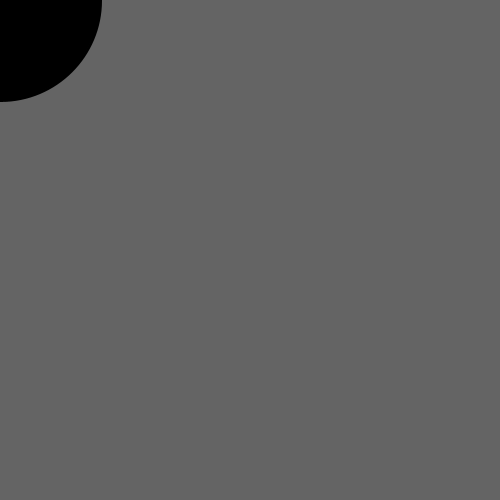
Frame 1 (no input)
Frame 60 (the mouse pressed at the canvas centre just before this capture): identical to frame 1, image omitted
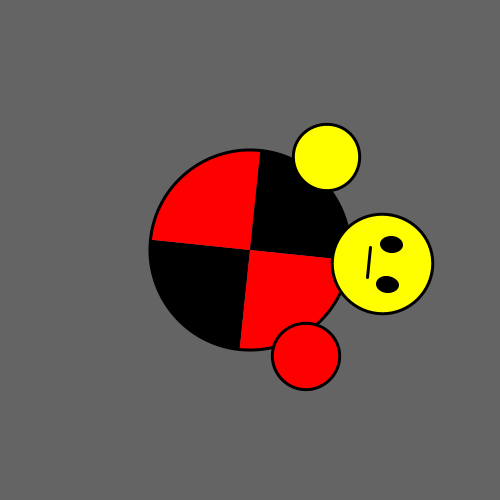
Frame 120 (the mouse held since frame 60 and released just before this capture)

The Processing sketch that drew these frames (run headless with seeded random() and noise(); from frame 60 on, the mouse is pressed at the canvas centre):

// Processing sketch: processing_98888
// ── processing_98888.pde

float x, y, rad;

void setup()
{
  size(500, 500);
  ellipseMode(CENTER);
  smooth();
  strokeWeight(3);
}

void draw()
{
  background(100);
  rad = 200;
  x = width/2;
  y = width/2;
  translate(mouseX, mouseY);
  rotate((mouseX/TWO_PI/5));
  //body
  fill(0);
  arc(0, 0, rad, rad, 0, PI/2);
  fill(255, 0, 0);
  arc(0, 0, rad, rad, PI/2, PI);
  fill(0);
  arc(0, 0, rad, rad, PI, (3*PI)/2);
  fill(255, 0, 0);
  arc(0, 0, rad, rad, (3*PI)/2, 2*PI);
  //head
  fill(255, 255, 0);
  ellipse(0, -(2*rad)/3, rad/2, rad/2);
  //eyes & mouth
  fill(0);  
  ellipse(-20, -rad/2-40, rad/15, rad/10);
  ellipse(20, -rad/2-40, rad/15, rad/10);
  line(-15, -rad/2-20, 15, -rad/2-20);
  //left hand
  fill(255, 255, 0);
  ellipse(-rad/2, -rad/3, rad/3, rad/3);
  //right hand
  fill(255, 0, 0);
  ellipse(rad/2, -rad/3, rad/3, rad/3);

  if (mousePressed && (mouseButton == RIGHT))
  {
    pushStyle();
    fill(255, 0, 0);
    strokeWeight(5);
    ellipse(rad/2, -rad/3, 2*(rad/3), 2*(rad/3));
    popStyle();
  }

  if (mousePressed && (mouseButton == LEFT))
  {
    pushStyle();
    fill(255, 255, 0);
    strokeWeight(5);
    ellipse(-rad/2, -rad/3, 2*(rad/3), 2*(rad/3));
    popStyle();
  }


}
